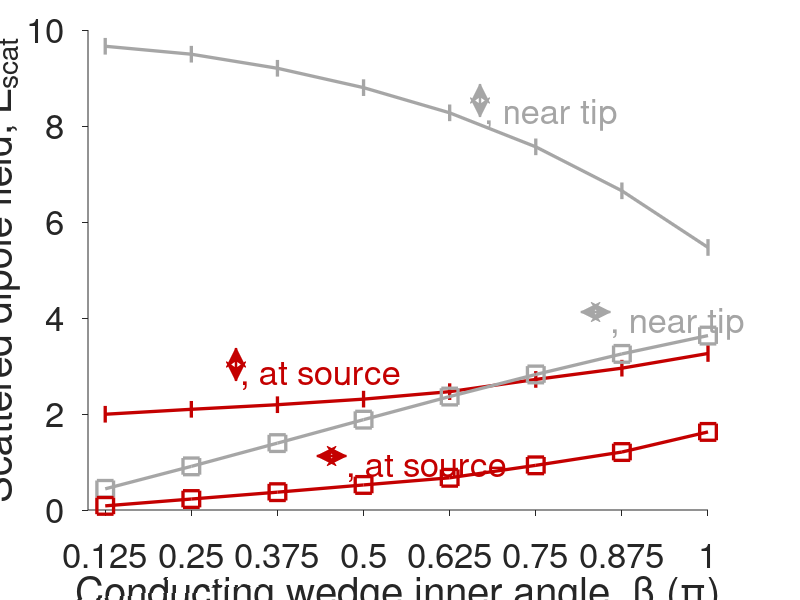

This chart was generated by the following MATLAB code:
clc
close all

load('Escat_tip.mat')
e0 = 8.8542e-12; % epsilon_0

cgrey = [1,1,1].*0.65;
cred = [0.7695, 0, 0];
lw = 2.4; fs = 25; ms = '^'; msize = 12; mlw = 2;

figtrend = figure;
set(gcf,'color','w');
axes1 = axes('Parent',figtrend);
set(axes1,'fontsize',fs')
hold(axes1,'on');
set(axes1,'FontSize',fs,'XMinorTick','off','XScale','linear','YMinorTick','off',...
    'YScale','linear','position',[0.11 0.15 0.775 0.8],'TickDir','out');
set(gcf,'position',[10,300,900,570]);
set(gca,'fontsize',fs)
hold on
plot((1:1:8)./8,Eytip.*e0,'color',cgrey,'linewidth',lw,'marker','|','markersize',msize,'displayname','Escat at tip')
plot((1:1:8)./8,Eysource.*e0,'color',cred,'linewidth',lw,'marker','|','markersize',msize,'displayname','Escat at source')

plot((1:1:8)./8,Extip.*e0,'color',cgrey,'linewidth',lw,'marker','s','markersize',msize,'displayname','Escat at tip')
plot((1:1:8)./8,Exsource.*e0,'color',cred,'linewidth',lw,'marker','s','markersize',msize,'displayname','Escat at source')

xlabel('Conducting wedge inner angle, \beta (\pi)','fontsize',fs+4,'fontname','Helvetica','interpreter','tex')
ylabel('Scattered dipole field, E_{scat}','interpreter','tex','fontsize',fs+4)
xlim([0.1 1])
xticks(linspace(1,8,8)./8)

annotation('doublearrow',[.6 .6],[.86 .805],...
    'Color',cgrey,...
    'linewidth',lw-0.6)
annotation(figtrend,'textbox',...
    [0.605 0.76 0.3 0.1],...
    'Color',cgrey,...
    'String',', near tip',...
    'FontSize',fs,...
    'FitBoxToText','off',...
    'EdgeColor','none','interpreter','tex');

    annotation('doublearrow',[.295 .295],[.365 .42],...
    'Color',cred,...
    'linewidth',lw-0.6)
annotation(figtrend,'textbox',...
    [0.3 0.325 0.3 0.1],...
    'Color',cred,...
    'String',', at source',...
    'FontSize',fs,...
    'FitBoxToText','off',...
    'EdgeColor','none','interpreter','tex');

annotation('doublearrow',[.726 .763],[.48 .48],...
    'Color',cgrey,...
    'linewidth',lw-0.6)
annotation(figtrend,'textbox',...
    [0.763 0.412 0.3 0.1],...
    'Color',cgrey,...
    'String',', near tip',...
    'FontSize',fs,...
    'FitBoxToText','off',...
    'EdgeColor','none','interpreter','tex');

annotation('doublearrow',[.396 .433],[.24 .24],...
    'Color',cred,...
    'linewidth',lw-0.6)
annotation(figtrend,'textbox',...
    [0.433 0.17 0.3 0.1],...
    'Color',cred,...
    'String',', at source',...
    'FontSize',fs,...
    'FitBoxToText','off',...
    'EdgeColor','none','interpreter','tex');


set(gcf,'renderer','painters')
print -depsc2 monotonicity.eps